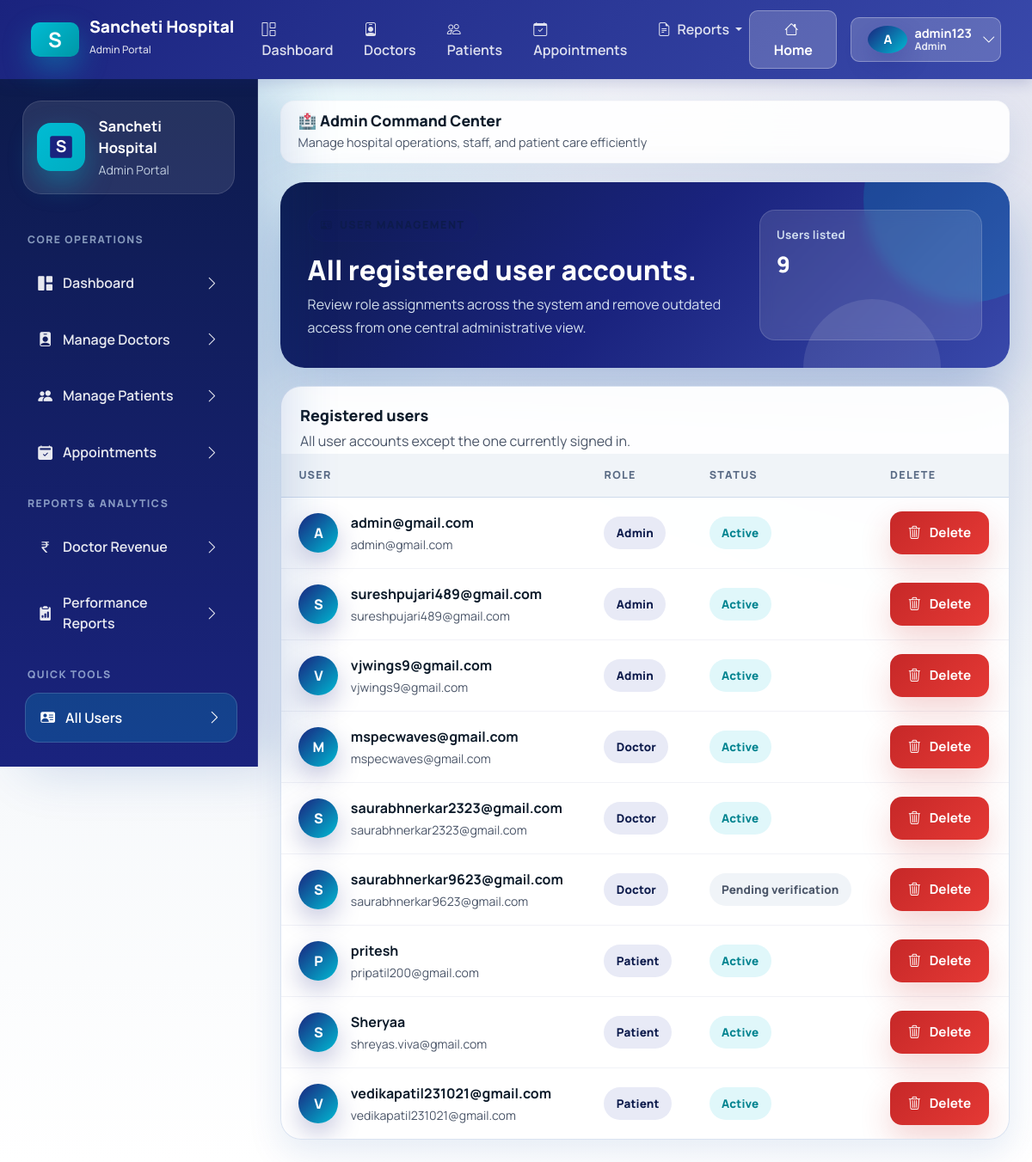
Page /adminpanel/users/ (signed in) on the committed database.
### accounts/models.py (models this page shows, shortened)
class CustomUser(AbstractUser):
    ROLE_CHOICES = (
        ("admin", "Admin"),
        ("doctor", "Doctor"),
        ("patient", "Patient"),
    )
    username = models.CharField(max_length=150, unique=True, blank=True, null=True)
    email = models.EmailField(unique=True)
    role = models.CharField(max_length=10, choices=ROLE_CHOICES, default="patient")
    education = models.CharField(max_length=200, blank=True, null=True)
    experience = models.IntegerField(blank=True, null=True)
    bio = models.TextField(blank=True, null=True)
    fees = models.DecimalField(max_digits=8, decimal_places=2, blank=True, null=True)
    specialization = models.ForeignKey(
        "Specialization",
        on_delete=models.SET_NULL,
        null=True,
        blank=True
    )
    is_email_verified = models.BooleanField(default=False)
    email_verification_token = models.UUIDField(default=uuid.uuid4, editable=False, null=True, blank=True)
    USERNAME_FIELD = "email"
    REQUIRED_FIELDS = []
    objects = CustomUserManager()

### adminpanel/views.py (the view)
# urls.py: path("users/", views.registered_users, name="registered_users"),
@login_required
@user_passes_test(is_admin)
def registered_users(request):
    users = CustomUser.objects.exclude(pk=request.user.pk).order_by("role", "email")
    return render(request, "adminpanel/registered_users.html", {"users": users})

### adminpanel/views.py (called while the page is built)
def is_admin(user):
    return user.role == "admin"

### adminpanel/templates/adminpanel/registered_users.html (shortened to what this page needs)
{% extends "base.html" %}
{% block content %}
<section class="page-hero">
    <div>
        <span class="eyebrow">
            <i class="bi bi-person-vcard"></i>
        </span>
        <h2>All registered user accounts.</h2>
        <p>Review role assignments across the system and remove outdated access from one central administrative view.</p>
    </div>
    <div class="page-hero-side">
        <div class="mini-stat">
            <span class="mini-stat-label">Users listed</span>
            <span class="mini-stat-value">{{ users|length }}</span>
        </div>
    </div>
</section>
<section class="table-card">
    <div class="table-toolbar">
        <div>
            <h3 class="table-title">Registered users</h3>
            <p class="table-copy">All user accounts except the one currently signed in.</p>
        </div>
    </div>
    <div class="table-responsive">
        <table class="app-table">
            <thead>
                <tr>
                    <th>User</th>
                    <th>Role</th>
                    <th>Status</th>
                    <th>Delete</th>
                </tr>
            </thead>
            <tbody>
                {% for user in users %}
                <tr>
                    <td>
                        <div class="identity-cell">
                            <span class="avatar-chip">{{ user.email|slice:":1"|upper }}</span>
                            <div>
                                <strong>{{ user.first_name|default:user.email }}</strong>
                                <span class="subtle-meta">{{ user.email }}</span>
                            </div>
                        </div>
                    </td>
                    <td><span class="soft-pill soft-pill--brand text-capitalize">{{ user.role }}</span></td>
                    <td>
                        {% if user.is_active %}
                        <span class="soft-pill soft-pill--teal">Active</span>
                        {% else %}
                        <span class="soft-pill soft-pill--muted">Pending verification</span>
                        {% endif %}
                    </td>
                    <td>
                        <a class="btn-danger-soft" href="{% url 'adminpanel:delete_user' user.id %}" onclick="return confirm('Delete this user account?');">
                            <i class="bi bi-trash3"></i>
                            Delete
                        </a>
                    </td>
                </tr>
                {% endfor %}
            </tbody>
        </table>
    </div>
</section>
{% endblock %}

### templates/base.html (shortened to what this page needs)
{% load static %}
<!DOCTYPE html>
<html lang="en">
<head>
    <link href="https://cdn.jsdelivr.net/npm/bootstrap@5.3.3/dist/css/bootstrap.min.css" rel="stylesheet">
    <link rel="stylesheet" href="https://cdn.jsdelivr.net/npm/bootstrap-icons@1.11.3/font/bootstrap-icons.min.css">
    <link rel="stylesheet" href="{% static 'css/healthcare-ui.css' %}">
</head>
<body>
    {% if request.user.is_authenticated %}
    <nav class="navbar navbar-expand-lg classic-navbar">
        <div class="container-fluid">
            <a class="navbar-brand" href="{% url 'accounts:home' %}">
                <div class="brand-icon">S</div>
                <div>
                    <div style="line-height: 1;">Sancheti Hospital</div>
                    <small style="font-size: 0.75rem; opacity: 0.85; font-weight: 500;">{{ request.user.role|title }} Portal</small>
                </div>
            </a>
            <div class="collapse navbar-collapse" id="navbarNav">
                <ul class="navbar-nav me-auto mb-2 mb-lg-0 ms-4">
                    {% if request.user.role == "admin" %}
                    <li class="nav-item">
                        <a class="nav-link {% if request.resolver_match.url_name == 'dashboard' and request.resolver_match.namespace == 'adminpanel' %}active{% endif %}" href="{% url 'adminpanel:dashboard' %}">
                            <i class="bi bi-grid-1x2 me-1"></i> Dashboard
                        </a>
                    </li>
                    <li class="nav-item">
                        <a class="nav-link {% if request.resolver_match.url_name == 'doctors_list' %}active{% endif %}" href="{% url 'adminpanel:doctors_list' %}">
                            <i class="bi bi-person-badge me-1"></i> Doctors
                        </a>
                    </li>
                    <li class="nav-item">
                        <a class="nav-link {% if request.resolver_match.url_name == 'patients_list' %}active{% endif %}" href="{% url 'adminpanel:patients_list' %}">
                            <i class="bi bi-people me-1"></i> Patients
                        </a>
                    </li>
                    <li class="nav-item">
                        <a class="nav-link {% if request.resolver_match.url_name == 'appointments' %}active{% endif %}" href="{% url 'adminpanel:appointments' %}">
                            <i class="bi bi-calendar-check me-1"></i> Appointments
                        </a>
                    </li>
                    <li class="nav-item dropdown">
                        <a class="nav-link dropdown-toggle" href="#" role="button" data-bs-toggle="dropdown" aria-expanded="false">
                            <i class="bi bi-file-earmark-text me-1"></i> Reports
                        </a>
                    </li>
                    {% endif %}
                </ul>
                <div class="d-flex align-items-center gap-3">
                    <a class="btn btn-navbar" href="{% url 'accounts:home' %}">
                        <i class="bi bi-house me-1"></i> Home
                    </a>
                    <div class="dropdown">
                        <button class="btn btn-navbar d-flex align-items-center gap-2" type="button" id="userDropdown" data-bs-toggle="dropdown" aria-expanded="false">
                            <div class="avatar-badge" style="width: 32px; height: 32px; font-size: 0.9rem;">{{ request.user.username|first|upper }}</div>
                            <div class="d-none d-md-block text-start" style="line-height: 1.1;">
                                <div style="font-size: 0.9rem; font-weight:700;">{{ request.user.username }}</div>
                                <div style="font-size:0.75rem; opacity:0.85;">{{ request.user.role|title }}</div>
                            </div>
                            <i class="bi bi-chevron-down ms-1"></i>
                        </button>
                    </div>
                </div>
            </div>
        </div>
    </nav>
    <div class="app-shell app-shell-with-top-nav">
        <aside class="app-sidebar d-none d-xl-flex flex-column" data-sidebar>
            <div class="sidebar-brand">
                <div class="brand-icon">
                    <svg width="32" height="32" viewBox="0 0 100 100" fill="none" xmlns="http://www.w3.org/2000/svg">
                        <rect x="10" y="10" width="80" height="80" rx="8" fill="#1a237e"/>
                        <text x="50" y="70" font-size="60" font-weight="bold" fill="white" text-anchor="middle">S</text>
                    </svg>
                </div>
                <div class="brand-copy">
                    <strong>Sancheti Hospital</strong>
                    <span class="text-capitalize">{{ request.user.role }} Portal</span>
                </div>
            </div>
            {% if request.user.role == "admin" %}
            <div class="sidebar-section-label">Core Operations</div>
            <nav class="sidebar-nav">
                <a class="sidebar-link {% if request.resolver_match.namespace == 'adminpanel' and request.resolver_match.url_name == 'dashboard' %}active{% endif %}" href="{% url 'adminpanel:dashboard' %}">
                    <span><i class="bi bi-grid-1x2-fill"></i> Dashboard</span>
                    <i class="bi bi-chevron-right"></i>
                </a>
                <a class="sidebar-link {% if request.resolver_match.namespace == 'adminpanel' and request.resolver_match.url_name == 'doctors_list' %}active{% endif %}" href="{% url 'adminpanel:doctors_list' %}">
                    <span><i class="bi bi-person-badge-fill"></i> Manage Doctors</span>
                    <i class="bi bi-chevron-right"></i>
                </a>
                <a class="sidebar-link {% if request.resolver_match.namespace == 'adminpanel' and request.resolver_match.url_name == 'patients_list' %}active{% endif %}" href="{% url 'adminpanel:patients_list' %}">
                    <span><i class="bi bi-people-fill"></i> Manage Patients</span>
                    <i class="bi bi-chevron-right"></i>
                </a>
                <a class="sidebar-link {% if request.resolver_match.namespace == 'adminpanel' and request.resolver_match.url_name == 'appointments' %}active{% endif %}" href="{% url 'adminpanel:appointments' %}">
                    <span><i class="bi bi-calendar2-check-fill"></i> Appointments</span>
                    <i class="bi bi-chevron-right"></i>
                </a>
            </nav>
            <div class="sidebar-section-label">Reports & Analytics</div>
            <nav class="sidebar-nav">
                <a class="sidebar-link {% if request.resolver_match.namespace == 'adminpanel' and request.resolver_match.url_name == 'doctor_revenue_report' %}active{% endif %}" href="{% url 'adminpanel:doctor_revenue_report' %}">
                    <span><i class="bi bi-currency-rupee"></i> Doctor Revenue</span>
                    <i class="bi bi-chevron-right"></i>
                </a>
                <a class="sidebar-link {% if request.resolver_match.namespace == 'adminpanel' and request.resolver_match.url_name == 'doctor_report' %}active{% endif %}" href="{% url 'adminpanel:doctor_report' %}">
                    <span><i class="bi bi-clipboard2-data-fill"></i> Performance Reports</span>
                    <i class="bi bi-chevron-right"></i>
                </a>
            </nav>
            <div class="sidebar-section-label">Quick Tools</div>
            <nav class="sidebar-nav">
                <a class="sidebar-link {% if request.resolver_match.namespace == 'adminpanel' and request.resolver_match.url_name == 'registered_users' %}active{% endif %}" href="{% url 'adminpanel:registered_users' %}">
                    <span><i class="bi bi-person-vcard-fill"></i> All Users</span>
                    <i class="bi bi-chevron-right"></i>
                </a>
                <a class="sidebar-link {% if request.resolver_match.namespace == 'adminpanel' and request.resolver_match.url_name == 'search_doctor' %}active{% endif %}" href="{% url 'adminpanel:search_doctor' %}">
                    <span><i class="bi bi-search"></i> Search Doctors</span>
                    <i class="bi bi-chevron-right"></i>
                </a>
            </nav>
            {% endif %}
        </aside>
        <main class="content-area">
            <div class="topbar d-none d-xl-block" style="border-radius: 16px; padding: 0.75rem 1.25rem; background: rgba(255,255,255,0.9); border:1px solid rgba(203, 208, 210, 0.1);">
                <div class="topbar-copy">
                    <h1 style="font-size: 1.1rem;">
                        {% if request.user.role == "admin" %}🏥 Admin Command Center{% endif %}
                    </h1>
                    <p style="font-size: 0.9rem;">
                        {% if request.user.role == "admin" %}Manage hospital operations, staff, and patient care efficiently{% endif %}
                    </p>
                </div>
            </div>
            <div class="page-stack">
                {% block content %}{% endblock %}
            </div>
        </main>
    </div>
    {% endif %}
</body>
</html>

### templates/base.html (style rules this page uses)
.classic-navbar { background: linear-gradient(135deg, #1a237e 0%, #3949ab 100%); box-shadow: 0 4px 16px rgba(26, 35, 126, 0.2); padding: 0.75rem 1.5rem; position: sticky; top: 0; z-index: 1050; }
.classic-navbar .navbar-brand { display: flex; align-items: center; gap: 12px; color: white !important; font-weight: 800; font-size: 1.2rem; }
.classic-navbar .brand-icon { width: 40px; height: 40px; border-radius: 10px; background: linear-gradient(135deg, #00bcd4 0%, #0097a7 100%); display: grid; place-items: center; font-weight: bold; font-size: 1.5rem; color: white; }
.classic-navbar .nav-link { color: rgba(255,255,255,0.85) !important; font-weight: 600; padding: 0.5rem 1rem; transition: all 0.2s ease; }
.classic-navbar .btn-navbar { background: rgba(255,255,255,0.2); border: 1px solid rgba(255,255,255,0.3); color: white; font-weight: 700; border-radius: 10px; padding: 0.55rem 1.2rem; transition: all 0.2s ease; }
.app-shell-with-top-nav { padding-top: 0; }

### rows in the picture
CustomUser: user.role "Admin", user.username|first "A", user.username "admin123"
CustomUser: email "A", first_name "admin@gmail.com", email "admin@gmail.com", role "Admin", is_active "Active"
CustomUser: email "S", first_name "sureshpujari489@gmail.com", email "sureshpujari489@gmail.com", role "Admin", is_active "Active"
CustomUser: email "V", first_name "vjwings9@gmail.com", email "vjwings9@gmail.com", role "Admin", is_active "Active"
CustomUser: email "M", first_name "mspecwaves@gmail.com", email "mspecwaves@gmail.com", role "Doctor", is_active "Active"
CustomUser: email "S", first_name "saurabhnerkar2323@gmail.com", email "saurabhnerkar2323@gmail.com", role "Doctor", is_active "Active"
CustomUser: email "S", first_name "saurabhnerkar9623@gmail.com", email "saurabhnerkar9623@gmail.com", role "Doctor", is_active "Pending verification"
CustomUser: email "P", first_name "pritesh", email "pripatil200@gmail.com", role "Patient", is_active "Active"
CustomUser: email "S", first_name "Sheryaa", email "shreyas.viva@gmail.com", role "Patient", is_active "Active"
CustomUser: email "V", first_name "vedikapatil231021@gmail.com", email "vedikapatil231021@gmail.com", role "Patient", is_active "Active"

### other values in the picture
{{ users|length }} "9"
